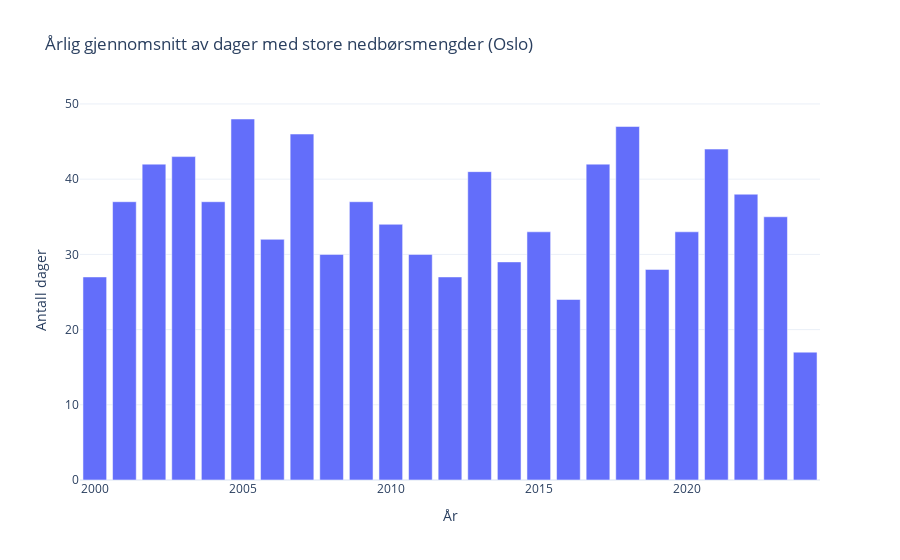

The notebook cell saved with this chart:
### Markdown cell above
### Årlig gjennomsnitt av dager med store nedbørsmengder

### Code cell
df = oa.find_outliers_per_month(city,element_id,time_offset=offset,include_empty_months=True)

df["year_month"] = pd.to_datetime(df["year_month"])
df["year"] = df["year_month"].dt.year

outliers_per_year = (
    df.groupby("year")["outliers_removed"]
      .sum()
      .reset_index()
)

fig = go.Figure()
fig.add_trace(
    go.Bar(
        x=outliers_per_year["year"],
        y=outliers_per_year["outliers_removed"],
        name=city
    )
)
fig.update_layout(
    title=f"Årlig gjennomsnitt av dager med store nedbørsmengder ({city})",
    xaxis_title="År",
    yaxis_title="Antall dager",
    template="plotly_white"
)
fig.show()

### Figure 1 — Plotly figure (JSON) as saved in the notebook; plotly's stock layout.template omitted (floating-point values rounded to 4 significant figures)
{"data": [{"name": "Oslo", "type": "bar", "x": [2000, 2001, 2002, 2003, 2004, 2005, 2006, 2007, 2008, 2009, 2010, 2011, 2012, 2013, 2014, 2015, 2016, 2017, 2018, 2019, 2020, 2021, 2022, 2023, 2024], "y": [27, 37, 42, 43, 37, 48, 32, 46, 30, 37, 34, 30, 27, 41, 29, 33, 24, 42, 47, 28, 33, 44, 38, 35, 17]}], "layout": {"title": {"text": "Årlig gjennomsnitt av dager med store nedbørsmengder (Oslo)"}, "xaxis": {"title": {"text": "År"}}, "yaxis": {"title": {"text": "Antall dager"}}}}
